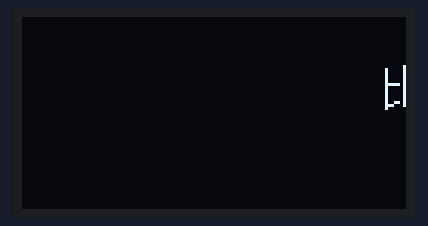
Bench run of a program on a simulated MicroPython board. Shown: 128×64 one-colour display. Library files of the repository ran but are not shown: ssd1306.py, font.py.

Above: at 0.75 s.
At 4.73 s:
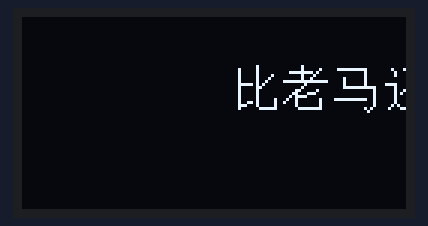
At 8.68 s:
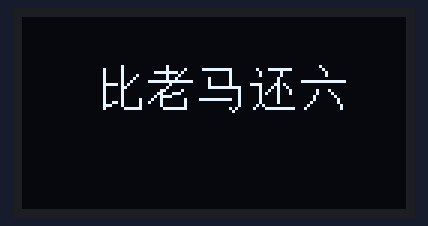
At 16.58 s:
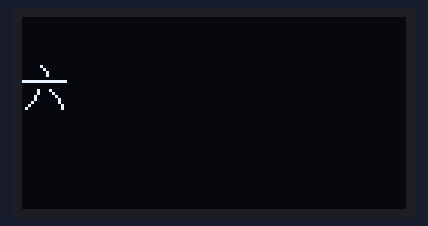
At 29.99 s:
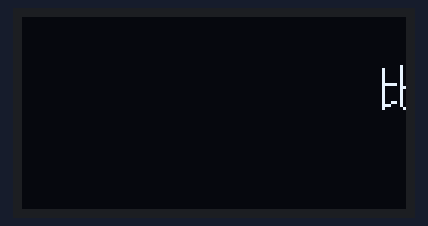
At 39.87 s:
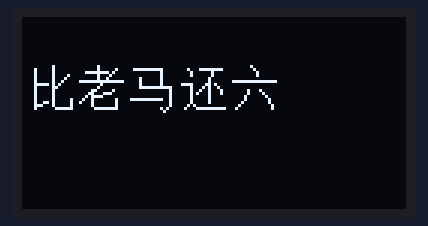

The program:

mian.py
```python
from oled import OLED

oled = OLED()
# 显示英文数字
# oled.clear()
# oled.text("a", 0, 0)
# oled.show()

# 显示中文
# oled.clear()
# oled.text_cn("比老马还六", 0, 0)
# oled.show()

# 显示滚动文字
oled.clear()
oled.text_scroll('比老马还六', 0)
oled.show()
```

oled.py
```python
from machine import Pin, I2C
from ssd1306 import SSD1306_I2C
from font import fonts
import time

# 0.96寸 OLED 128x64 I2C驱动

# I2C配置
prot = 0
scl = 1
sda = 0
freq = 400000

# OLED配置
width = 128
height = 64

# 配置参数
char_size = 16
scroll_speed = 1

class OLED:
  def __init__(self):
    self.i2c = self.init_i2c(prot, scl, sda, freq)
    self.oled = self.init_oled()
    self.is_scroll = True
    self.scroll_offset = 128

  def init_i2c(self, id, scl, sda, freq=400000):
    # 初始化i2c接口
    # I2C(id, *, scl, sda, freq=400000) 是一种用于设备间通信的两线协议
    # id: 标识特定的 I2C 外设。允许的值取决于特定的端口/板
    # scl: 时钟线，是一个 pin 对象，指定用于 SCL 的 pin
    # sda: 数据线，是一个 pin 对象，指定用于 SDA 的 pin
    # freq：是一个整数，是 SCL 时钟频率
    _i2c = I2C(id, scl=Pin(scl), sda=Pin(sda), freq=freq)
    return _i2c

  def init_oled(self):
    # 初始oled
    _oled = SSD1306_I2C(width, height, self.i2c)
    return _oled

  def clear(self):
    # 清屏
    self.oled.fill(0)

  def show(self):
    # 显示
    self.oled.show()

  def text(self, string, x, y, font_size=8):
    # 显示8x8字符串，英文、数字
    if font_size != 8 and font_size != 16 and font_size != 24 and font_size != 32:
      return

    if font_size == 8:
      self.oled.text(string, x, y)
      return

  def text_cn(self, string, x, y, font_size=16):
    # 显示16x16字符串，英文、数字
    count = 0
    for str in string:
      if str in fonts:
        x = count * font_size
        count += 1
        char_data = fonts[str]
        for col in range(16):
          byte1 = char_data[col * 2]
          byte2 = char_data[col * 2 + 1]

          for row in range(8):
            if byte1 & (1 << row):
              self.oled.pixel(x + col, y + row, 1)
          for row in range(8):
            if byte2 & (1 << row):
              self.oled.pixel(x + col, y + 8 + row, 1)

  def draw_text(self, string, scroll_offset, y):
    self.oled.fill(0)
    x = scroll_offset
    y = 16
    for str in string:
      if x + char_size > 0 and x < 128:
        if str in fonts:
          char_data = fonts[str]
          for col in range(16):
            byte1 = char_data[col * 2]
            byte2 = char_data[col * 2 + 1]

            for row in range(8):
              if byte1 & (1 << row):
                self.oled.pixel(x + col, y + row, 1)
            for row in range(8):
              if byte2 & (1 << row):
                self.oled.pixel(x + col, y + 8 + row, 1)
      x += char_size + 1

    self.oled.show()

    # 更新滚动偏移量
    scroll_offset -= scroll_speed
    total_width = 14 * (char_size + 1) - 1
    if (scroll_offset < -total_width):
      scroll_offset = 128
    return scroll_offset

  def text_scroll(self, string, y):
    # 显示滚动的16x16字符串，英文、数字
    try:
      while self.is_scroll:
        self.scroll_offset = self.draw_text(string, self.scroll_offset, y)
        time.sleep(0.05)

    except Exception as e:
      # self.oled.fill(0)
      # self.oled("Err", 55, 30)
      # self.oled.show()
      # self.is_scroll = False
      print('错误：', e)


  def stop_scroll(self):
    # 停止滚动
    self.is_scroll = False
```
